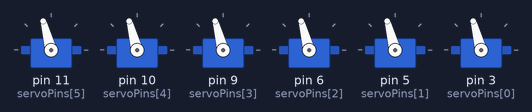
The sketch below on a simulated Arduino Uno, built with avr-gcc and run on an emulated ATmega328P. Parts: 6 × servo.

Above: at 0.7 s.
At 8.6 s:
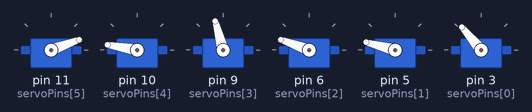
At 11.2 s:
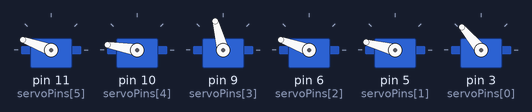
At 22.6 s:
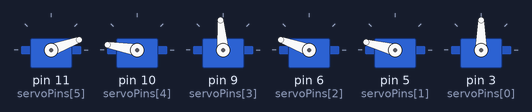
At 24.2 s:
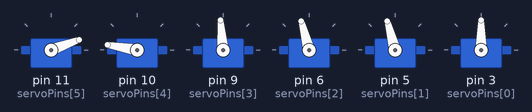
At 34.7 s:
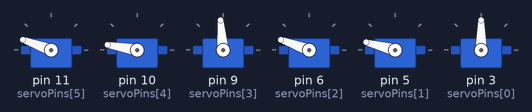
Timing chart, 0 to 40.0 s (numbered marks = the images above):
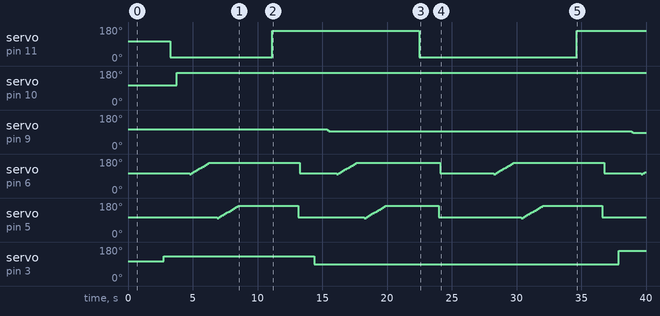

Measured:
- by itself, servo on pin 11 (servoPins[5]): 105° → 20° at 3.3 s, → 160° 7.9 s later, → 20° 11.4 s later, → 160° 12.1 s later
- by itself, servo on pin 10 (servoPins[4]): 105° → 170° at 3.8 s
- by itself, servo on pin 9 (servoPins[3]): 105° → 100° at 15.4 s, → 95° 0.13 s later, → 90° 23.4 s later, → 85° 0.13 s later
- by itself, servo on pin 3 (servoPins[0]): 105° → 130° at 2.8 s, → 90° 11.6 s later, → 160° 23.5 s later

The sketch:

Version_3_-_Powered_with_5v_5A.ino
```cpp
#include <Servo.h>

// Servo servo1,servo2,servo3,servo4,servo5,servo6;

Servo servos[6];
const byte servoPins[6] =  {3,5,6,9,10,11};

int b8[6] = {90,170,165,90,170,20};
int g2[6] = {160,170,155,80,170,20};
int c3[6] = {130,170,165,100,170,20};


void setup() {
  Serial.begin(9600);

  arm_init(1);
  delay(2000);

  go_and_grab(c3);
  delay(1000);

  arm_init(2);
  delay(1000);

  place_and_drop(b8);

  delay(1000);

  arm_init(2);
  delay(2000);

  go_and_grab(b8);
  delay(1000);

  arm_init(2);
  delay(1000);

  place_and_drop(g2);

  delay(1000);
  arm_init(2);

}


void loop() {


}

void place_and_drop(int *arr){


    // SmoothWrite(arr[0],0);
    servos[0].write(arr[0]);
    delay(500);

    servos[4].write(arr[4]);
    delay(500);

    SmoothWrite(arr[3],3);
    delay(500);

    SmoothWrite(arr[2],2);

    delay(500);

    SmoothWrite(arr[1],1);
    delay(500);

    delay(2000);

    servos[5].write(arr[5]);
    delay(500);
    // servos[5].write(160);
    // delay(1000);

}

void go_and_grab(int *arr){


    servos[0].write(arr[0]);
    delay(500);


    servos[5].write(arr[5]);
    delay(500);

    servos[4].write(arr[4]);
    delay(500);


    SmoothWrite(arr[3],3);
    delay(500);

    SmoothWrite(arr[2],2);

    delay(500);

    SmoothWrite(arr[1],1);
    delay(500);

    delay(2000);

    servos[5].write(160);
    delay(1000);

}

void SmoothWrite(int EndAngle,int ServoNumber){

  int startAngle = servos[ServoNumber].read();
  int inc_or_dic;


  if(EndAngle > startAngle){
    inc_or_dic = 0;
  }

  else{
    inc_or_dic = 1;
  }


  if(inc_or_dic == 0){
    for(int ang = startAngle -5; ang != EndAngle; ang += 5){
      servos[ServoNumber].write(ang);
      delay(125);
    }
  }
  else{
    for(int ang = startAngle -5; ang != EndAngle; ang -= 5){
      servos[ServoNumber].write(ang);
      delay(125);

    }
  }

}

void arm_init(int mode){

  if(mode == 1){
    for(int i = 5; i!=-1; i--){
      servos[i].attach(servoPins[i]);
      servos[i].write(105);
      delay(125);
    }
  }
  else if(mode == 2){
    for(int i = 1; i!=3; i++){
      servos[i].write(105);
      // SmoothWrite(105,i);
      delay(125);
    }
  }


}
```
